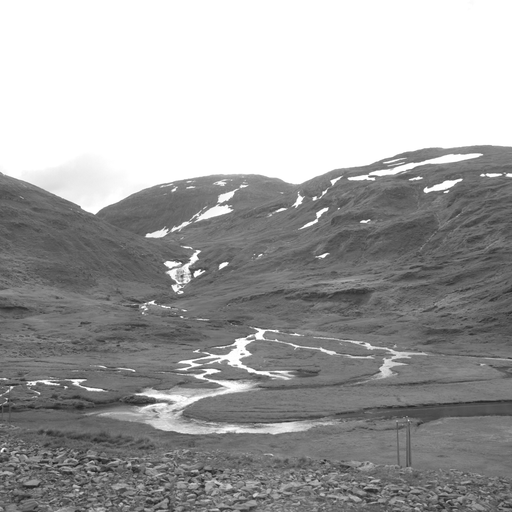
#> input picture 1.pgm, 512 x 512 px, found by its file name
$ python test.py
#> lines starting #> are read from the running program, lines starting #| are printed output that depends on the picture; after the words box and inside, x2 and y2 are one past the last pixel; in counts of white or black regions, pixels touching at a corner belong together
#> in embed, image is the input picture: shape (512, 512); min 20, max 255, mean 162.7
#> (reads data.txt from the repository)
### embedding/SRM.py
import os
import cv2
import numpy as np

def calculate_srm_features(image, x, y, window_size=3):
    # 计算局部区域的SRM特征（均值和标准差）
    half_size = window_size // 2
    local_region = image[max(0, x-half_size):min(image.shape[0], x+half_size+1),
                         max(0, y-half_size):min(image.shape[1], y+half_size+1)]

    mean_value = np.mean(local_region)
    std_deviation = np.std(local_region)

    return mean_value, std_deviation

def choose_embed_positions(image, embed_length, window_size=3):
    # 计算每个像素的局部区域的SRM特征
#> called with embed_length = 9784, window_size = 3
    rows, cols = image.shape
#> rows = 512; cols = 512
    srm_features = np.zeros((rows, cols))
    positions = []

    mean_values = []
    std_deviations = []

    for i in range(rows):
        for j in range(cols):
            mean_value, std_deviation = calculate_srm_features(image, i, j, window_size)
            mean_values.append(mean_value)
            std_deviations.append(std_deviation)
#> this loop made 512 passes

    # 对均值和标准差进行归一化处理
    mean_values = np.array(mean_values)
    std_deviations = np.array(std_deviations)

    mean_min, mean_max = np.min(mean_values), np.max(mean_values)
    std_min, std_max = np.min(std_deviations), np.max(std_deviations)

    mean_values = (mean_values - mean_min) / (mean_max - mean_min)
    std_deviations = (std_deviations - std_min) / (std_max - std_min)

    index = 0
    for i in range(rows):
        for j in range(cols):
            srm_features[i, j] = mean_values[index] + std_deviations[index]
            positions.append((srm_features[i, j], (i, j)))
            index += 1
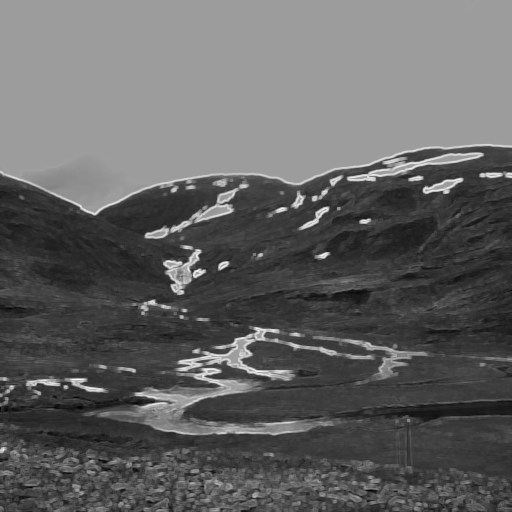
#> srm_features: shape (512, 512) float64; min 0.0519, max 1.6, mean 0.653; drawn with min black and max white

    # 对SRM特征进行排序，选择前embed_length个位置
    positions.sort()
    embed_positions = [pos for _, pos in positions[:embed_length]]

    return embed_positions

def read_data_to_embed(file_path):
    with open(file_path, 'r', encoding='utf-8') as file:
        data = file.read().strip()
    # 将数据转换为二进制字符串
    bit_string = ''.join(format(ord(char), '08b') for char in data)
    return bit_string

def embed_data(image, embed_positions, bit_string):
    img_copy = np.copy(image)
    embed_count = len(embed_positions)
    data_length = len(bit_string)

    if data_length > embed_count:
        raise ValueError("要嵌入的数据对选择的位置来说太大了")

    mask = np.zeros_like(image)

    embed_index = 0
    for pos in embed_positions:
        row, col = pos
        if embed_index < data_length:
            mask[pos] = 255
            # 获取像素值的最低有效位
            pixel_value = img_copy[row, col]

            # 将bit_string中的位嵌入像素值的最低有效位中
            new_lsb = int(bit_string[embed_index])
            if new_lsb:
                new_lsb = pixel_value | 1
            else:
                new_lsb = pixel_value & 254

            # 用嵌入的值更新图像副本
            img_copy[row, col] = new_lsb

            embed_index += 1
        else:
            break
#> this loop made 9784 passes
#> pos on passes 1 to 3: (407, 80), (407, 79), (406, 80)
#> img_copy: shape (512, 512); 1.84% of pixels changed, all inside (x1, y1, x2, y2) = (0, 177, 512, 512)
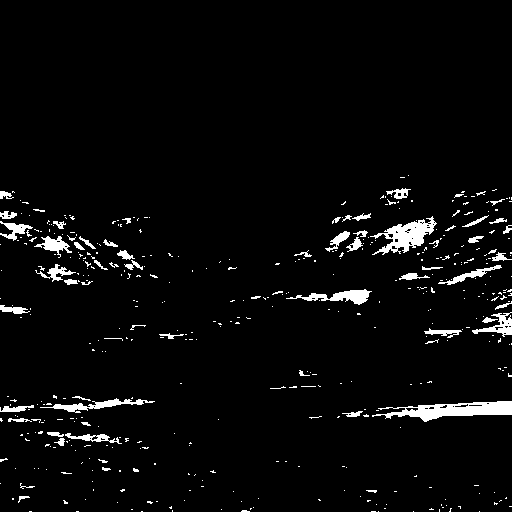
#> mask: shape (512, 512); 3.7% white; 449 white regions (382 under 20 px), largest, box (x1, y1, x2, y2) and area: (372, 401, 512, 422) 1444, (370, 216, 437, 255) 1063, (286, 289, 372, 305) 550

    return img_copy, mask

# [24 lines left out: function extract_embedded_data, not called in this run]

def embed(img_path, data_path, img_hz="png"):
    # 加载图像
    image = cv2.imread(img_path, cv2.IMREAD_GRAYSCALE)

    # 读取要嵌入的数据
    data_to_embed = read_data_to_embed(data_path)

    # 根据数据长度选择LSB嵌入位置
    embed_positions = choose_embed_positions(image, len(data_to_embed))

    # 将数据嵌入图像的选择位置中
    embedded_image, mask = embed_data(image, embed_positions, data_to_embed)

    # 保存嵌入数据的图像为PNG格式（替换为你想要的输出路径）
    img_name = os.path.basename(img_path).split('.')[0]
    cv2.imwrite(f'../img/steg/SRM/{img_name}_SRM_steg.{img_hz}', embedded_image)
    print(f"数据嵌入成功。嵌入数据的图像已保存为'img/steg/SRM/{img_name}_SRM_steg.{img_hz}'。")
    # 单独保存掩码图像
    cv2.imwrite(f'../img/mask/{img_name}_SRM_mask.{img_hz}', mask)
    print(f"嵌入掩码图像已保存为'img/mask/{img_name}_SRM_mask.{img_hz}'。")


# [24 lines that do not run on import are left out]

### embedding/local_variance.py
import os
import cv2
import numpy as np

def calculate_local_variance(image, x, y, window_size):
    # 计算图像中 (x, y) 周围区域的局部方差
    region = image[max(x-window_size//2, 0):min(x+window_size//2+1, image.shape[0]),
                   max(y-window_size//2, 0):min(y+window_size//2+1, image.shape[1])]
    local_variance = np.var(region)
    return local_variance

def choose_embed_positions(image, embed_length, window_size=3):
    # 计算每个像素的局部方差
#> called with embed_length = 9784, window_size = 3
    rows, cols = image.shape
    srm_features = []

    for i in range(rows):
        for j in range(cols):
            local_variance = calculate_local_variance(image, i, j, window_size)
            srm_features.append((local_variance, (i, j)))

    # 按局部方差排序并选择前 embed_length 个位置
    srm_features.sort(reverse=True, key=lambda x: x[0])
    embed_positions = [pos for _, pos in srm_features[:embed_length]]

    return embed_positions


def read_data_to_embed(file_path):
    with open(file_path, 'r', encoding='utf-8') as file:
        data = file.read().strip()
    # 将数据转换为二进制字符串
    # print(data)
    bit_string = ''.join(format(ord(char), '08b') for char in data)
    # print(bit_string)
    return bit_string

def embed_data(image, embed_positions, bit_string):
    img_copy = np.copy(image)
    embed_count = len(embed_positions)
    data_length = len(bit_string)

    if data_length > embed_count:
        raise ValueError("要嵌入的数据对选择的位置来说太大了")

    mask = np.zeros_like(image)

    embed_index = 0
    for pos in embed_positions:
        row, col = pos
        if embed_index < data_length:
            mask[pos] = 255
            # 获取像素值的最低有效位
            pixel_value = img_copy[row, col]

            # 将bit_string中的位嵌入像素值的最低有效位中
            new_lsb = int(bit_string[embed_index])
            if new_lsb:
                new_lsb = pixel_value | 1
            else:
                new_lsb = pixel_value & 254

            # 用嵌入的值更新图像副本
            img_copy[row, col] = new_lsb

            embed_index += 1
        else:
            break
#> this loop made 9784 passes
#> pos on passes 1 to 3: (379, 73), (379, 74), (379, 75)
#> img_copy: shape (512, 512); 1.87% of pixels changed, all inside (x1, y1, x2, y2) = (0, 144, 512, 512)
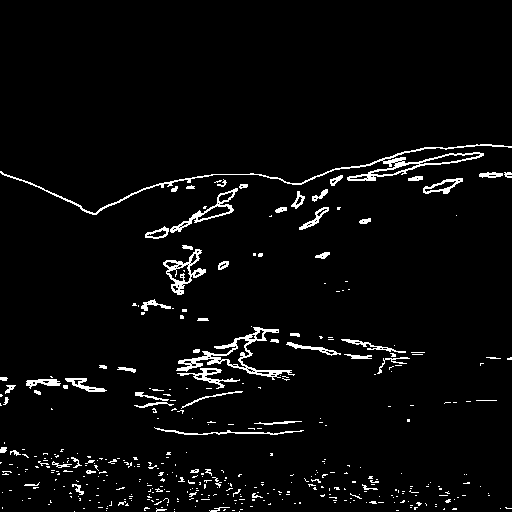
#> mask: shape (512, 512); 3.7% white in thin lines or dots, all inside (x1, y1, x2, y2) = (0, 144, 512, 512)

    return img_copy, mask

# [24 lines left out: function extract_embedded_data, not called in this run]

def embed(img_path, data_path, img_hz="png"):
    # 加载图像
    image = cv2.imread(img_path, cv2.IMREAD_GRAYSCALE)

    # 读取要嵌入的数据
    data_to_embed = read_data_to_embed(data_path)

    # 根据数据长度选择LSB嵌入位置
    embed_positions = choose_embed_positions(image, len(data_to_embed))

    # 将数据嵌入图像的选择位置中
    embedded_image, mask = embed_data(image, embed_positions, data_to_embed)

    # 保存嵌入数据的图像为PNG格式（替换为你想要的输出路径）
    img_name = os.path.basename(img_path).split('.')[0]
    cv2.imwrite(f'../img/steg/LV/{img_name}_LV_steg.{img_hz}', embedded_image)
    print(f"数据嵌入成功。嵌入数据的图像已保存为'img/steg/LV/{img_name}_LV_steg.{img_hz}'。")
    # 单独保存掩码图像
    cv2.imwrite(f'../img/mask/{img_name}_LV_mask.{img_hz}', mask)
    print(f"嵌入掩码图像已保存为'img/mask/{img_name}_LV_mask.{img_hz}'。")


# [24 lines that do not run on import are left out]

### embedding/test.py
import SRM
import local_variance as LV

if __name__ == "__main__":
    image_dir = 'D:\Download\database\BOSSbase_1.01'
    data_path = '../data.txt'
    for i in range(1,30):
        image_path = f"{image_dir}\{i}.pgm"
#> (the run stopped early here; a loop or call above may not have finished)
